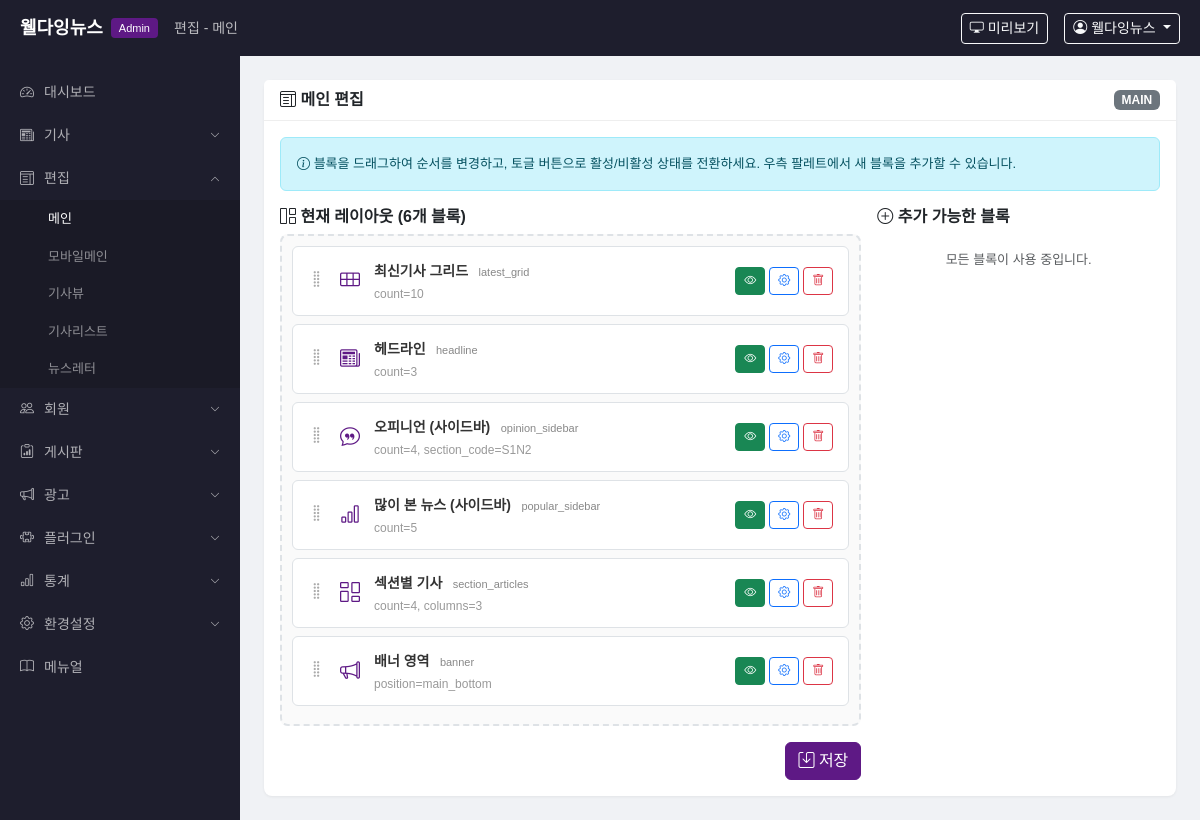
The page /admin/edit/main (signed in) on the database its author committed.
### app/models.py (models this page shows)
class AdminUser(UserMixin, db.Model):
    __tablename__ = 'admin_user'
    id = db.Column(db.Integer, primary_key=True)
    user_id = db.Column(db.String(50), unique=True, nullable=False)
    password_hash = db.Column(db.String(256), nullable=False)
    name = db.Column(db.String(50), nullable=False)
    email = db.Column(db.String(100))
    department = db.Column(db.String(50), default='')
    level = db.Column(db.String(20), default='admin')  # admin, editor, reporter
    is_active = db.Column(db.Boolean, default=True)
    is_dormant = db.Column(db.Boolean, default=False)
    created_at = db.Column(db.DateTime, default=datetime.now)

class LayoutBlock(db.Model):
    __tablename__ = 'layout_block'
    id = db.Column(db.Integer, primary_key=True)
    layout_type = db.Column(db.String(20), nullable=False)  # MAIN, MOBILE, PCVIEW, PCLIST, LETTER
    block_type = db.Column(db.String(50), nullable=False)  # headline, latest_grid, etc.
    block_label = db.Column(db.String(100), default='')
    settings = db.Column(db.Text, default='{}')  # JSON: section_code, count, skin 등
    sort_order = db.Column(db.Integer, default=0)
    is_active = db.Column(db.Boolean, default=True)

### app/admin/routes.py (the view)
@admin_bp.route('/edit/main')
@admin_required
def edit_layout_main():
    return _edit_layout('MAIN', '메인')

### app/__init__.py (called while the page is built)
def create_app():
    app = Flask(__name__)
    app.config.from_object(Config)
    os.makedirs(app.config['UPLOAD_FOLDER'], exist_ok=True)
    db.init_app(app)
    login_manager.init_app(app)
    login_manager.login_view = 'admin.login'
    @login_manager.user_loader
    def load_user(user_id):
        return db.session.get(AdminUser, int(user_id))
    from app.admin import admin_bp
    from app.public import public_bp
    app.register_blueprint(admin_bp, url_prefix='/admin')
    app.register_blueprint(public_bp)
    with app.app_context():
        db.create_all()
    return app

### app/admin/routes.py (called while the page is built)
def admin_required(f):
    @wraps(f)
    @login_required
    def decorated(*args, **kwargs):
        return f(*args, **kwargs)
    return decorated

### app/admin/templates/admin/edit_layout.html (shortened to what this page needs)
{% extends "admin/base.html" %}
{% block nav_title %}편집 - {{ layout_name }}{% endblock %}
{% block content %}
<div class="card">
    <div class="card-header d-flex justify-content-between align-items-center">
        <strong><i class="bi bi-layout-text-window"></i> {{ layout_name }} 편집</strong>
        <span class="badge bg-secondary">{{ layout_type }}</span>
    </div>
    <div class="card-body">
        <div class="alert alert-info mb-3" style="font-size:13px">
            <i class="bi bi-info-circle"></i>
            블록을 드래그하여 순서를 변경하고, 토글 버튼으로 활성/비활성 상태를 전환하세요.
            우측 팔레트에서 새 블록을 추가할 수 있습니다.
        </div>
        <div class="row g-3">
            <div class="col-md-8">
                <h6 class="fw-bold mb-2"><i class="bi bi-grid-1x2"></i> 현재 레이아웃 ({{ blocks|length }}개 블록)</h6>
                <div id="block-canvas" style="min-height:300px;padding:10px;border:2px dashed #dee2e6;border-radius:8px;background:#fafafa">
                    {% for b in blocks %}
                    <div class="block-item {% if not b.is_active %}inactive{% endif %}" data-id="{{ b.id }}" data-type="{{ b.block_type }}" data-settings='{{ b.settings|tojson }}' data-active="{{ b.is_active|lower }}">
                        <i class="bi bi-grip-vertical grip"></i>
                        <i class="bi {{ b.icon }} block-icon"></i>
                        <div class="block-info">
                            <span class="block-name">{{ b.block_label }}</span>
                            <span class="block-type-badge">{{ b.block_type }}</span>
                            <div class="block-settings-preview">
                                {% for k, v in b.settings.items() %}{{ k }}={{ v }}{% if not loop.last %}, {% endif %}{% endfor %}
                            </div>
                        </div>
                        <div class="block-actions">
                            <button class="btn btn-sm {% if b.is_active %}btn-success{% else %}btn-outline-secondary{% endif %} btn-toggle" title="활성/비활성">
                                <i class="bi {% if b.is_active %}bi-eye{% else %}bi-eye-slash{% endif %}"></i>
                            </button>
                            <button class="btn btn-sm btn-outline-primary btn-settings" title="설정">
                                <i class="bi bi-gear"></i>
                            </button>
                            <button class="btn btn-sm btn-outline-danger btn-remove" title="삭제">
                                <i class="bi bi-trash"></i>
                            </button>
                        </div>
                    </div>
                    {% endfor %}
                </div>
                <div class="d-flex justify-content-end mt-3 gap-2">
                    <button class="btn btn-primary" id="btn-save"><i class="bi bi-save"></i> 저장</button>
                </div>
            </div>
            <div class="col-md-4">
                <h6 class="fw-bold mb-2"><i class="bi bi-plus-circle"></i> 추가 가능한 블록</h6>
                <div id="block-palette">
                    {% for av in available %}
                    <div class="available-item" data-type="{{ av.type }}" data-label="{{ av.label }}" data-icon="{{ av.icon }}">
                        <i class="bi {{ av.icon }} av-icon"></i>
                        <span class="av-label">{{ av.label }}</span>
                        <i class="bi bi-plus-circle text-muted"></i>
                    </div>
                    {% else %}
                    <div class="text-muted text-center py-3" style="font-size:13px" id="palette-empty">
                        모든 블록이 사용 중입니다.
                    </div>
                    {% endfor %}
                </div>
            </div>
        </div>
    </div>
</div>
{% endblock %}

### app/admin/templates/admin/base.html (shortened to what this page needs)
<!DOCTYPE html>
<html lang="ko">
<head>
    <link href="https://cdn.jsdelivr.net/npm/bootstrap@5.3.3/dist/css/bootstrap.min.css" rel="stylesheet">
    <link href="https://cdn.jsdelivr.net/npm/bootstrap-icons@1.11.3/font/bootstrap-icons.min.css" rel="stylesheet">
    <link href="{{ url_for('static', filename='css/admin.css') }}" rel="stylesheet">
</head>
<body>
<header class="admin-header">
    <div class="d-flex align-items-center w-100">
        <a href="{{ url_for('admin.dashboard') }}" class="admin-logo">
            <span class="logo-text">웰다잉뉴스</span>
            <span class="logo-badge">Admin</span>
        </a>
        <div class="admin-nav-title ms-3">{% block nav_title %}대시보드{% endblock %}</div>
        <div class="ms-auto d-flex align-items-center gap-3">
            <a href="{{ url_for('public.index') }}" target="_blank" class="btn btn-sm btn-outline-light">
                <i class="bi bi-display"></i> 미리보기
            </a>
            <div class="dropdown">
                <button class="btn btn-sm btn-outline-light dropdown-toggle" data-bs-toggle="dropdown">
                    <i class="bi bi-person-circle"></i> {{ current_user.name }}
                </button>
            </div>
        </div>
    </div>
</header>
<div class="admin-layout">
    <aside class="admin-sidebar">
        <nav>
            {% set ep = request.endpoint or '' %}
            <ul class="sidebar-nav">
                <li class="{% if ep == 'admin.dashboard' %}active{% endif %}">
                    <a href="{{ url_for('admin.dashboard') }}"><i class="bi bi-speedometer2"></i> 대시보드</a>
                </li>
                <li class="nav-group {% if 'article' in ep or ep == 'admin.approval' or ep == 'admin.article_comments' or ep == 'admin.article_structure' %}open{% endif %}">
                    <a href="#" class="nav-group-toggle"><i class="bi bi-newspaper"></i> 기사 <i class="bi bi-chevron-down ms-auto"></i></a>
                </li>
                <li class="nav-group {% if 'edit_layout' in ep %}open{% endif %}">
                    <a href="#" class="nav-group-toggle"><i class="bi bi-layout-text-window"></i> 편집 <i class="bi bi-chevron-down ms-auto"></i></a>
                    <ul class="nav-sub">
                        <li class="{% if ep == 'admin.edit_layout_main' %}active{% endif %}"><a href="{{ url_for('admin.edit_layout_main') }}">메인</a></li>
                        <li class="{% if ep == 'admin.edit_layout_mobile' %}active{% endif %}"><a href="{{ url_for('admin.edit_layout_mobile') }}">모바일메인</a></li>
                        <li class="{% if ep == 'admin.edit_layout_article_view' %}active{% endif %}"><a href="{{ url_for('admin.edit_layout_article_view') }}">기사뷰</a></li>
                        <li class="{% if ep == 'admin.edit_layout_article_list' %}active{% endif %}"><a href="{{ url_for('admin.edit_layout_article_list') }}">기사리스트</a></li>
                        <li class="{% if ep == 'admin.edit_layout_newsletter' %}active{% endif %}"><a href="{{ url_for('admin.edit_layout_newsletter') }}">뉴스레터</a></li>
                    </ul>
                </li>
                <li class="nav-group {% if 'member' in ep or 'dormant' in ep or 'etc_level' in ep or 'division' in ep or 'department' in ep %}open{% endif %}">
                    <a href="#" class="nav-group-toggle"><i class="bi bi-people"></i> 회원 <i class="bi bi-chevron-down ms-auto"></i></a>
                </li>
                <li class="nav-group {% if 'board' in ep or 'bbs' in ep or 'event_request' in ep %}open{% endif %}">
                    <a href="#" class="nav-group-toggle"><i class="bi bi-clipboard-data"></i> 게시판 <i class="bi bi-chevron-down ms-auto"></i></a>
                </li>
                <li class="nav-group {% if 'banner' in ep or 'popup' in ep %}open{% endif %}">
                    <a href="#" class="nav-group-toggle"><i class="bi bi-megaphone"></i> 광고 <i class="bi bi-chevron-down ms-auto"></i></a>
                </li>
                <li class="nav-group {% if 'poll' in ep %}open{% endif %}">
                    <a href="#" class="nav-group-toggle"><i class="bi bi-puzzle"></i> 플러그인 <i class="bi bi-chevron-down ms-auto"></i></a>
                </li>
                <li class="nav-group {% if 'stats' in ep %}open{% endif %}">
                    <a href="#" class="nav-group-toggle"><i class="bi bi-bar-chart"></i> 통계 <i class="bi bi-chevron-down ms-auto"></i></a>
                </li>
                <li class="nav-group {% if 'settings' in ep or 'section' in ep or 'comment_config' in ep %}open{% endif %}">
                    <a href="#" class="nav-group-toggle"><i class="bi bi-gear"></i> 환경설정 <i class="bi bi-chevron-down ms-auto"></i></a>
                </li>
                <li class="{% if ep == 'admin.manual' %}active{% endif %}">
                    <a href="{{ url_for('admin.manual') }}"><i class="bi bi-book"></i> 메뉴얼</a>
                </li>
            </ul>
        </nav>
    </aside>
    <main class="admin-content">
        {% block content %}{% endblock %}
    </main>
</div>
</body>
</html>

### app/static/css/admin.css (style rules this page uses)
body { font-family: 'Noto Sans KR', sans-serif; background: #f0f2f5; margin: 0; }
.admin-header { position: fixed; top: 0; left: 0; right: 0; z-index: 1000; height: 56px; background: #1e1e2d; color: #fff; display: flex; align-items: center; padding: 0 20px; }
.admin-logo { text-decoration: none; display: flex; align-items: center; gap: 8px; }
.admin-logo .logo-text { color: #fff; font-size: 18px; font-weight: 700; }
.admin-logo .logo-badge { background: #5e1985; color: #fff; font-size: 11px; padding: 2px 8px; border-radius: 4px; font-weight: 500; }
.admin-nav-title { color: rgba(255,255,255,0.7); font-size: 14px; }
.admin-layout { display: flex; margin-top: 56px; min-height: calc(100vh - 56px); }
.admin-sidebar { width: 240px; min-width: 240px; background: #1e1e2d; padding: 15px 0; position: fixed; top: 56px; bottom: 0; left: 0; overflow-y: auto; }
.sidebar-nav { list-style: none; padding: 0; margin: 0; }
.sidebar-nav > li > a { display: flex; align-items: center; gap: 10px; padding: 11px 20px; color: rgba(255,255,255,0.65); text-decoration: none; font-size: 14px; transition: all 0.2s; }
.nav-sub { list-style: none; padding: 0; margin: 0; display: none; background: rgba(0,0,0,0.15); }
.nav-group.open .nav-sub { display: block; }
.nav-sub li a { display: block; padding: 9px 20px 9px 48px; color: rgba(255,255,255,0.5); text-decoration: none; font-size: 13px; transition: all 0.2s; }
.nav-sub li a:hover, .nav-sub li.active a { color: #fff; }
.nav-group-toggle .ms-auto { font-size: 10px; transition: transform 0.2s; }
.nav-group.open .nav-group-toggle .ms-auto { transform: rotate(180deg); }
.admin-content { flex: 1; margin-left: 240px; padding: 24px; }
.card { border: none; box-shadow: 0 1px 3px rgba(0,0,0,0.06); border-radius: 8px; }
.card-header { background: #fff; border-bottom: 1px solid #eee; font-weight: 500; }
.btn-primary { background: #5e1985; border-color: #5e1985; }

### app/admin/templates/admin/edit_layout.html (style rules this page uses)
.block-item { background:#fff;border:1px solid #dee2e6;border-radius:6px;padding:12px 15px;margin-bottom:8px; display:flex;align-items:center;gap:10px;cursor:grab;transition:box-shadow .15s,border-color .15s; }
.block-item .grip { color:#aaa;font-size:18px;cursor:grab;flex-shrink:0 }
.block-item .block-icon { font-size:20px;color:#5e1985;flex-shrink:0;width:28px;text-align:center }
.block-item .block-info { flex:1;min-width:0 }
.block-item .block-info .block-name { font-weight:600;font-size:14px;color:#333 }
.block-item .block-info .block-type-badge { font-size:11px;color:#888;margin-left:6px }
.block-item .block-settings-preview { font-size:12px;color:#999;margin-top:2px }
.block-item .block-actions { display:flex;gap:4px;flex-shrink:0 }
.block-item .block-actions .btn { padding:4px 8px;font-size:12px }

### rows shown on the page
AdminUser: name "웰다잉뉴스"
LayoutBlock: block_label "최신기사 그리드", block_type "latest_grid", settings "count", settings "10"
LayoutBlock: block_label "헤드라인", block_type "headline", settings "count", settings "3"
LayoutBlock: block_label "오피니언 (사이드바)", block_type "opinion_sidebar", settings "count" "section_code", settings "4" "S1N2"
LayoutBlock: block_label "많이 본 뉴스 (사이드바)", block_type "popular_sidebar", settings "count", settings "5"
LayoutBlock: block_label "섹션별 기사", block_type "section_articles", settings "count" "columns", settings "4" "3"
LayoutBlock: block_label "배너 영역", block_type "banner", settings "position", settings "main_bottom"

### other values the page prints
{{ layout_name }} "메인"
{{ layout_type }} "MAIN"
{{ blocks|length }} "6"
